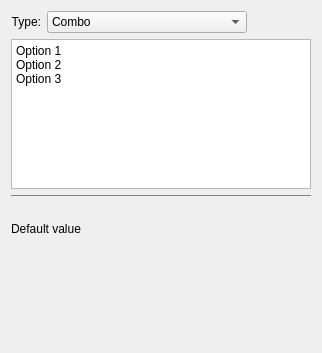
  <widget class="QWizardPage" name="wizardPage_6">
   <property name="title">
    <string>Select constructor.</string>
   </property>
   <property name="subTitle">
    <string>Select constructor.</string>
   </property>
   <layout class="QVBoxLayout" name="verticalLayout_9">
    <item>
     <layout class="QHBoxLayout" name="horizontalLayout_2">
      <item>
       <widget class="QLabel" name="label_22">
        <property name="sizePolicy">
         <sizepolicy hsizetype="Maximum" vsizetype="Preferred">
          <horstretch>0</horstretch>
          <verstretch>0</verstretch>
         </sizepolicy>
        </property>
        <property name="text">
         <string>Type:</string>
        </property>
        <property name="alignment">
         <set>Qt::AlignRight|Qt::AlignTrailing|Qt::AlignVCenter</set>
        </property>
       </widget>
      </item>
      <item>
       <widget class="QComboBox" name="SelectType">
        <property name="minimumSize">
         <size>
          <width>200</width>
          <height>0</height>
         </size>
        </property>
        <property name="maximumSize">
         <size>
          <width>200</width>
          <height>16777215</height>
         </size>
        </property>
        <item>
         <property name="text">
          <string>Combo</string>
         </property>
        </item>
        <item>
         <property name="text">
          <string>Radio</string>
         </property>
        </item>
        <item>
         <property name="text">
          <string>Check</string>
         </property>
        </item>
        <item>
         <property name="text">
          <string>DragAndDrop</string>
         </property>
        </item>
       </widget>
      </item>
      <item>
       <spacer name="horizontalSpacer">
        <property name="orientation">
         <enum>Qt::Horizontal</enum>
        </property>
        <property name="sizeHint" stdset="0">
         <size>
          <width>40</width>
          <height>20</height>
         </size>
        </property>
       </spacer>
      </item>
     </layout>
    </item>
    <item>
     <widget class="QPlainTextEdit" name="SelectLines">
      <property name="minimumSize">
       <size>
        <width>300</width>
        <height>150</height>
       </size>
      </property>
      <property name="maximumSize">
       <size>
        <width>300</width>
        <height>150</height>
       </size>
      </property>
      <property name="plainText">
       <string notr="true">Option 1
Option 2
Option 3</string>
      </property>
     </widget>
    </item>
    <item>
     <widget class="QWidget" name="widget_2" native="true">
      <property name="minimumSize">
       <size>
        <width>0</width>
        <height>1</height>
       </size>
      </property>
      <property name="maximumSize">
       <size>
        <width>16777215</width>
        <height>1</height>
       </size>
      </property>
      <property name="styleSheet">
       <string notr="true">*{background-color:gray}</string>
      </property>
     </widget>
    </item>
    <item>
     <spacer name="verticalSpacer_22">
      <property name="orientation">
       <enum>Qt::Vertical</enum>
      </property>
      <property name="sizeType">
       <enum>QSizePolicy::Fixed</enum>
      </property>
      <property name="sizeHint" stdset="0">
       <size>
        <width>20</width>
        <height>20</height>
       </size>
      </property>
     </spacer>
    </item>
    <item>
     <widget class="QLabel" name="label_23">
      <property name="text">
       <string>Default value</string>
      </property>
     </widget>
    </item>
    <item>
     <widget class="QWidget" name="SelectDefaultValueContainer" native="true">
      <property name="sizePolicy">
       <sizepolicy hsizetype="Maximum" vsizetype="MinimumExpanding">
        <horstretch>0</horstretch>
        <verstretch>0</verstretch>
       </sizepolicy>
      </property>
      <property name="minimumSize">
       <size>
        <width>0</width>
        <height>100</height>
       </size>
      </property>
      <layout class="QVBoxLayout" name="verticalLayout_10">
       <property name="leftMargin">
        <number>0</number>
       </property>
       <property name="topMargin">
        <number>0</number>
       </property>
       <property name="rightMargin">
        <number>0</number>
       </property>
       <property name="bottomMargin">
        <number>0</number>
       </property>
      </layout>
     </widget>
    </item>
   </layout>
  </widget>
